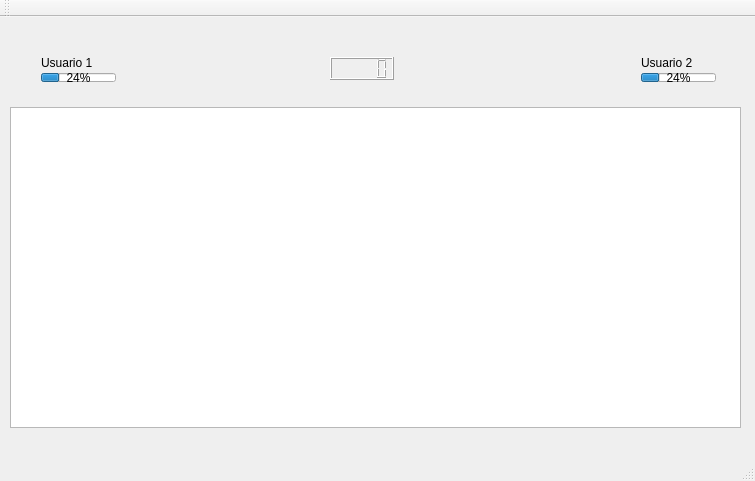
<?xml version="1.0" encoding="UTF-8"?>
<ui version="4.0">
 <class>MainWindow</class>
 <widget class="QMainWindow" name="MainWindow">
  <property name="geometry">
   <rect>
    <x>0</x>
    <y>0</y>
    <width>755</width>
    <height>481</height>
   </rect>
  </property>
  <property name="windowTitle">
   <string>MainWindow</string>
  </property>
  <widget class="QWidget" name="centralWidget">
   <widget class="QLCDNumber" name="lcdNumber">
    <property name="geometry">
     <rect>
      <x>330</x>
      <y>40</y>
      <width>64</width>
      <height>23</height>
     </rect>
    </property>
   </widget>
   <widget class="QGraphicsView" name="graphicsView">
    <property name="geometry">
     <rect>
      <x>10</x>
      <y>90</y>
      <width>731</width>
      <height>321</height>
     </rect>
    </property>
   </widget>
   <widget class="QWidget" name="">
    <property name="geometry">
     <rect>
      <x>30</x>
      <y>30</y>
      <width>97</width>
      <height>46</height>
     </rect>
    </property>
    <layout class="QVBoxLayout" name="verticalLayout">
     <item>
      <widget class="QLabel" name="label">
       <property name="text">
        <string>Usuario 1</string>
       </property>
      </widget>
     </item>
     <item>
      <widget class="QProgressBar" name="progressBar">
       <property name="value">
        <number>24</number>
       </property>
      </widget>
     </item>
    </layout>
   </widget>
   <widget class="QWidget" name="">
    <property name="geometry">
     <rect>
      <x>630</x>
      <y>30</y>
      <width>97</width>
      <height>46</height>
     </rect>
    </property>
    <layout class="QVBoxLayout" name="verticalLayout_2">
     <item>
      <widget class="QLabel" name="label_2">
       <property name="text">
        <string>Usuario 2</string>
       </property>
      </widget>
     </item>
     <item>
      <widget class="QProgressBar" name="progressBar_2">
       <property name="value">
        <number>24</number>
       </property>
      </widget>
     </item>
    </layout>
   </widget>
  </widget>
  <widget class="QMenuBar" name="menuBar">
   <property name="geometry">
    <rect>
     <x>0</x>
     <y>0</y>
     <width>755</width>
     <height>20</height>
    </rect>
   </property>
  </widget>
  <widget class="QToolBar" name="mainToolBar">
   <attribute name="toolBarArea">
    <enum>TopToolBarArea</enum>
   </attribute>
   <attribute name="toolBarBreak">
    <bool>false</bool>
   </attribute>
  </widget>
  <widget class="QStatusBar" name="statusBar"/>
  <action name="actionGuardar">
   <property name="text">
    <string>Guardar</string>
   </property>
  </action>
 </widget>
 <layoutdefault spacing="6" margin="11"/>
 <resources/>
 <connections/>
</ui>
